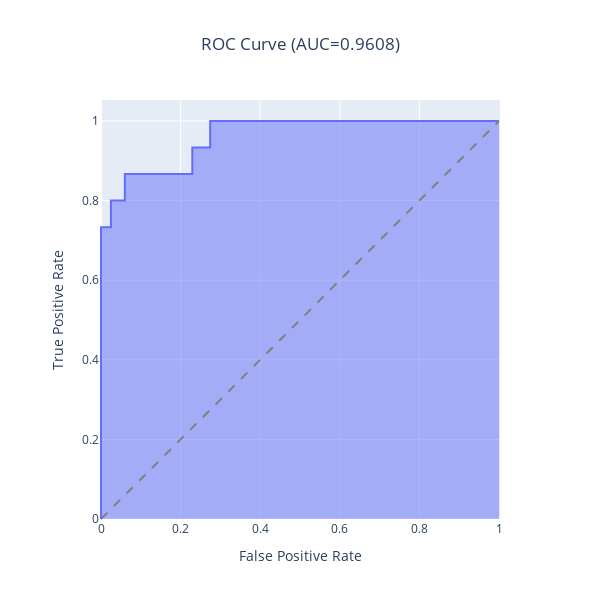

Here is the notebook cell this chart was saved with:
### Code cell
from eppi_text_classification.predict import predict_probabilities
from eppi_text_classification.plotly_roc import plotly_roc

y_test_pred_probs = predict_probabilities(model, X_test)
plotly_roc(y_test, y_test_pred_probs)

### Figure 1 — Plotly figure (JSON) as saved in the notebook; plotly's stock layout.template omitted (floating-point values rounded to 4 significant figures)
{"data": [{"customdata": [["inf"], ["1"], ["1"], ["-0.2463"], ["-0.2663"], ["-0.5916"], ["-0.7259"], ["-0.729"], ["-0.8042"], ["-0.8051"], ["-0.9054"], ["-0.9069"], ["-0.9205"], ["-0.9216"], ["-1.148"]], "fillpattern": {"shape": ""}, "hovertemplate": "False Positive Rate=%{x}<br>True Positive Rate=%{y}<br>Threshold=%{customdata[0]}<extra></extra>", "legendgroup": "", "line": {"color": "#636efa"}, "marker": {"symbol": "circle"}, "mode": "lines", "name": "", "orientation": "v", "showlegend": false, "stackgroup": "1", "type": "scatter", "x": [0, 0, 0, 0, 0, 0, 0.02494, 0.02494, 0.05985, 0.05985, 0.2294, 0.2294, 0.2743, 0.2743, 1], "xaxis": "x", "y": [0, 0.06667, 0.2667, 0.3333, 0.4667, 0.7333, 0.7333, 0.8, 0.8, 0.8667, 0.8667, 0.9333, 0.9333, 1, 1], "yaxis": "y"}], "layout": {"height": 600, "legend": {"tracegroupgap": 0}, "shapes": [{"line": {"color": "grey", "dash": "dash"}, "type": "line", "x0": 0, "x1": 1, "y0": 0, "y1": 1}], "title": {"text": "ROC Curve (AUC=0.9608)", "x": 0.5, "xanchor": "center"}, "width": 600, "xaxis": {"anchor": "y", "constrain": "domain", "domain": [0, 1], "title": {"text": "False Positive Rate"}}, "yaxis": {"anchor": "x", "domain": [0, 1], "scaleanchor": "x", "scaleratio": 1, "title": {"text": "True Positive Rate"}}}}
